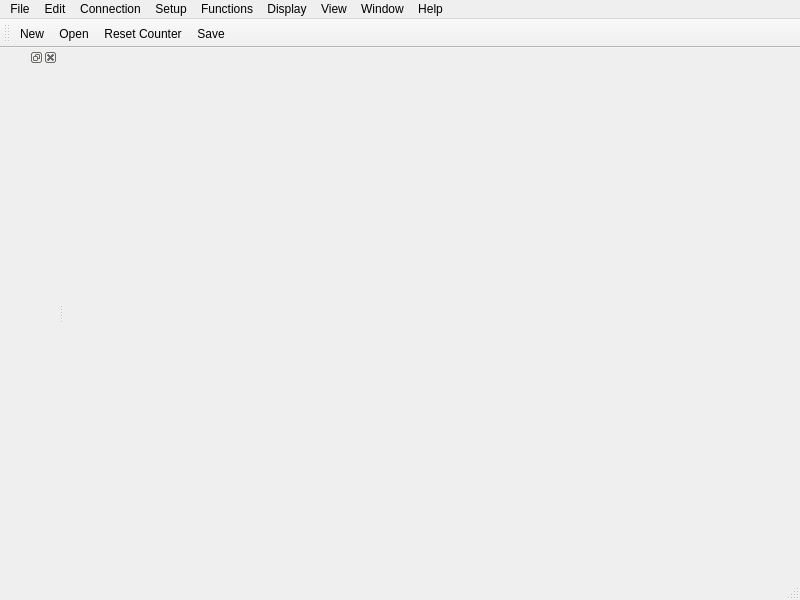
<?xml version="1.0" encoding="UTF-8"?>
<ui version="4.0">
 <class>MainWindow</class>
 <widget class="QMainWindow" name="MainWindow">
  <property name="geometry">
   <rect>
    <x>0</x>
    <y>0</y>
    <width>800</width>
    <height>600</height>
   </rect>
  </property>
  <property name="windowTitle">
   <string>MainWindow</string>
  </property>
  <property name="autoFillBackground">
   <bool>false</bool>
  </property>
  <widget class="QWidget" name="centralwidget"/>
  <widget class="QMenuBar" name="menubar">
   <property name="geometry">
    <rect>
     <x>0</x>
     <y>0</y>
     <width>800</width>
     <height>25</height>
    </rect>
   </property>
   <widget class="QMenu" name="menuFile">
    <property name="title">
     <string>File</string>
    </property>
   </widget>
   <widget class="QMenu" name="menuEdit">
    <property name="title">
     <string>Edit</string>
    </property>
   </widget>
   <widget class="QMenu" name="menuConnection">
    <property name="title">
     <string>Connection</string>
    </property>
   </widget>
   <widget class="QMenu" name="menuSetup">
    <property name="title">
     <string>Setup</string>
    </property>
   </widget>
   <widget class="QMenu" name="menuFunctions">
    <property name="title">
     <string>Functions</string>
    </property>
   </widget>
   <widget class="QMenu" name="menuDisplay">
    <property name="title">
     <string>Display</string>
    </property>
   </widget>
   <widget class="QMenu" name="menuView">
    <property name="title">
     <string>View</string>
    </property>
   </widget>
   <widget class="QMenu" name="menuWindows">
    <property name="title">
     <string>Window</string>
    </property>
   </widget>
   <widget class="QMenu" name="menuHelp">
    <property name="title">
     <string>Help</string>
    </property>
   </widget>
   <addaction name="menuFile"/>
   <addaction name="menuEdit"/>
   <addaction name="menuConnection"/>
   <addaction name="menuSetup"/>
   <addaction name="menuFunctions"/>
   <addaction name="menuDisplay"/>
   <addaction name="menuView"/>
   <addaction name="menuWindows"/>
   <addaction name="menuHelp"/>
  </widget>
  <widget class="QStatusBar" name="statusbar">
   <property name="enabled">
    <bool>true</bool>
   </property>
  </widget>
  <widget class="QToolBar" name="toolBar">
   <property name="windowTitle">
    <string>toolBar</string>
   </property>
   <attribute name="toolBarArea">
    <enum>TopToolBarArea</enum>
   </attribute>
   <attribute name="toolBarBreak">
    <bool>false</bool>
   </attribute>
   <addaction name="actionNew"/>
   <addaction name="actionOpen"/>
   <addaction name="actionReset_Counter"/>
   <addaction name="actionSave"/>
  </widget>
  <widget class="QDockWidget" name="dockWidget">
   <attribute name="dockWidgetArea">
    <number>1</number>
   </attribute>
   <widget class="QWidget" name="dockWidgetContents"/>
  </widget>
  <action name="actionNew">
   <property name="icon">
    <iconset resource="icons.qrc">
     <normaloff>:/images/Image/newfile.png</normaloff>:/images/Image/newfile.png</iconset>
   </property>
   <property name="text">
    <string>New</string>
   </property>
  </action>
  <action name="actionOpen">
   <property name="icon">
    <iconset resource="icons.qrc">
     <normaloff>:/images/Image/openfile.png</normaloff>:/images/Image/openfile.png</iconset>
   </property>
   <property name="text">
    <string>Open</string>
   </property>
  </action>
  <action name="actionReset_Counter">
   <property name="icon">
    <iconset resource="icons.qrc">
     <normaloff>:/images/Image/cancel-128.png</normaloff>:/images/Image/cancel-128.png</iconset>
   </property>
   <property name="text">
    <string>Reset Counter</string>
   </property>
  </action>
  <action name="actionSave">
   <property name="icon">
    <iconset resource="icons.qrc">
     <normaloff>:/images/Image/save.png</normaloff>:/images/Image/save.png</iconset>
   </property>
   <property name="text">
    <string>Save</string>
   </property>
  </action>
 </widget>
 <resources>
  <include location="icons.qrc"/>
 </resources>
 <connections/>
</ui>
